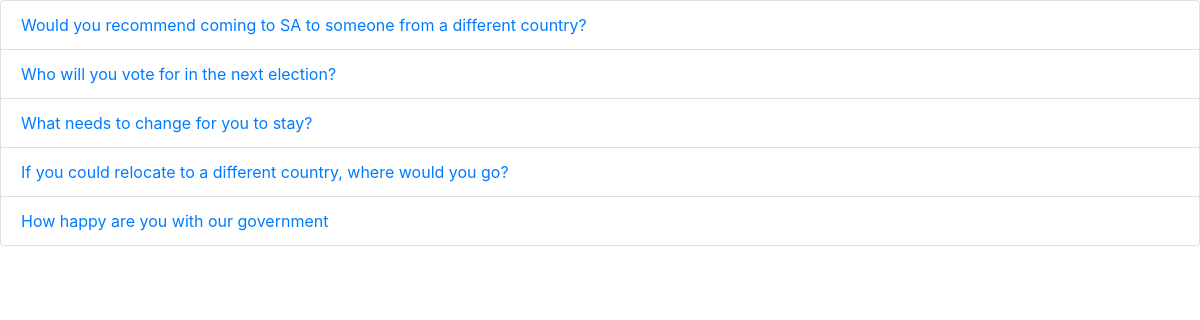
Screenshot of /polls/ with the database file from the repository.
### polls/models.py (models this page shows, shortened)
class Question(models.Model):
    question_text = models.CharField(max_length=200)
    pub_date = models.DateTimeField('date published')

### polls/views.py (the view)
# urls.py: path('', views.index, name='index'),
def index(request):
    latest_question_list = Question.objects.order_by('-pub_date')[:5]
    context = {'latest_question_list': latest_question_list}
    return render(request, "polls/poll.html", context)

### polls/templates/polls/poll.html (shortened to what this page needs)
{% if latest_question_list %}
<ul class="list-group">
    {% for question in latest_question_list %}
    <li class="list-group-item">
        <a href="{% url 'polls:detail' question.id %}">
        {{ question.question_text }}
        </a>
    </li>
    {% endfor %}
</ul>
{% else %}
<div class="alert alert-info" role="alert">
    No polls are available.
</div>
{% endif %}
<link rel="stylesheet" href="https://maxcdn.bootstrapcdn.com/bootstrap/4.5.2/css/bootstrap.min.css">

### rows the page displays
Question: question_text "Would you recommend coming to SA to someone from a different country?"
Question: question_text "Who will you vote for in the next election?"
Question: question_text "What needs to change for you to stay?"
Question: question_text "If you could relocate to a different country, where would you go?"
Question: question_text "How happy are you with our government"
